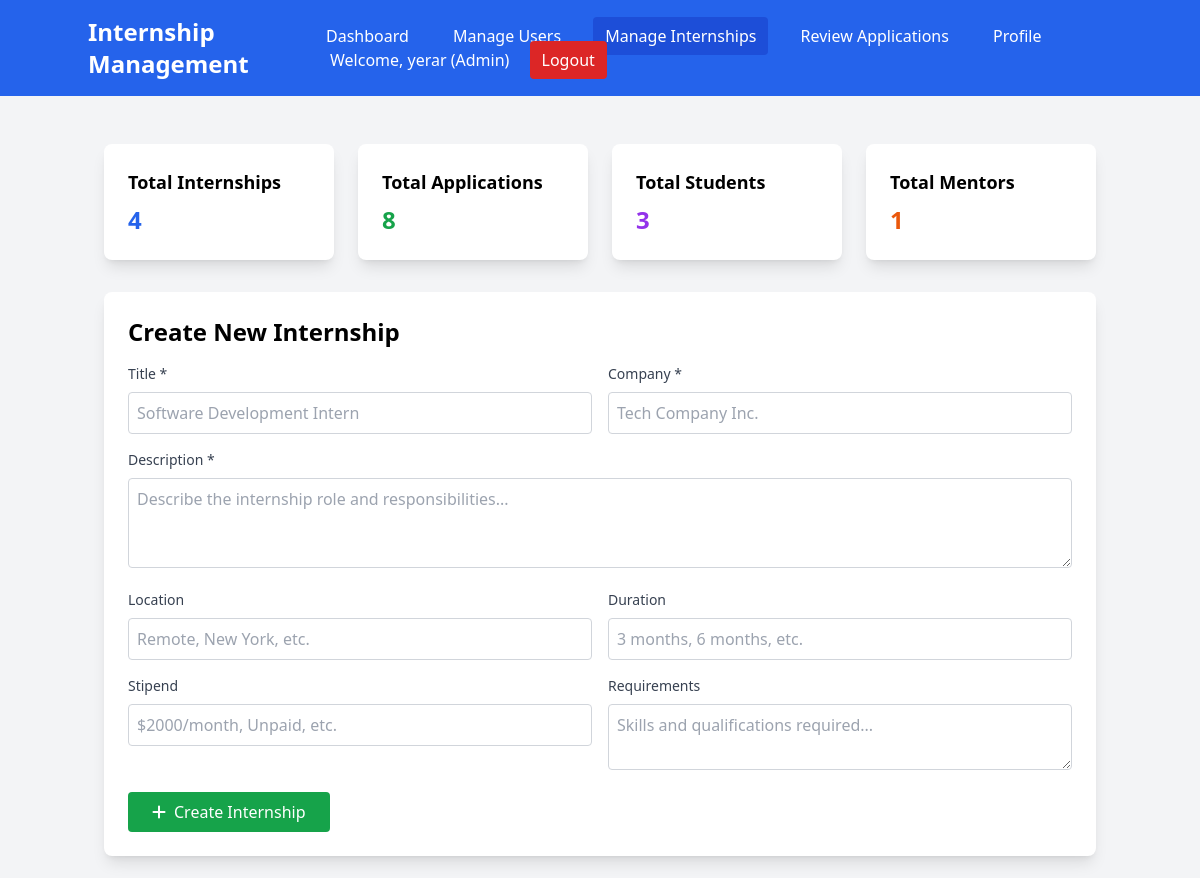
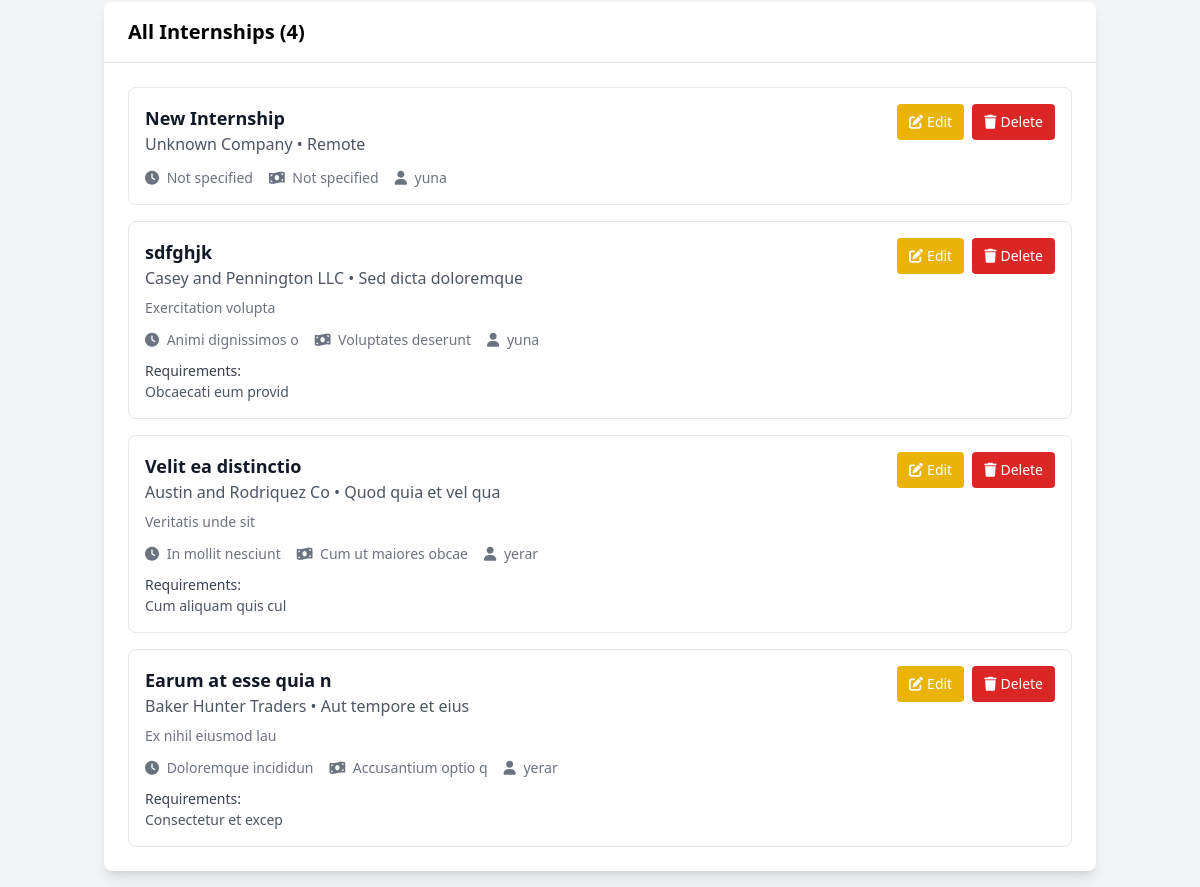
The page /admin/internships (signed in) on the database as committed earlier (2 pictures, top to bottom).
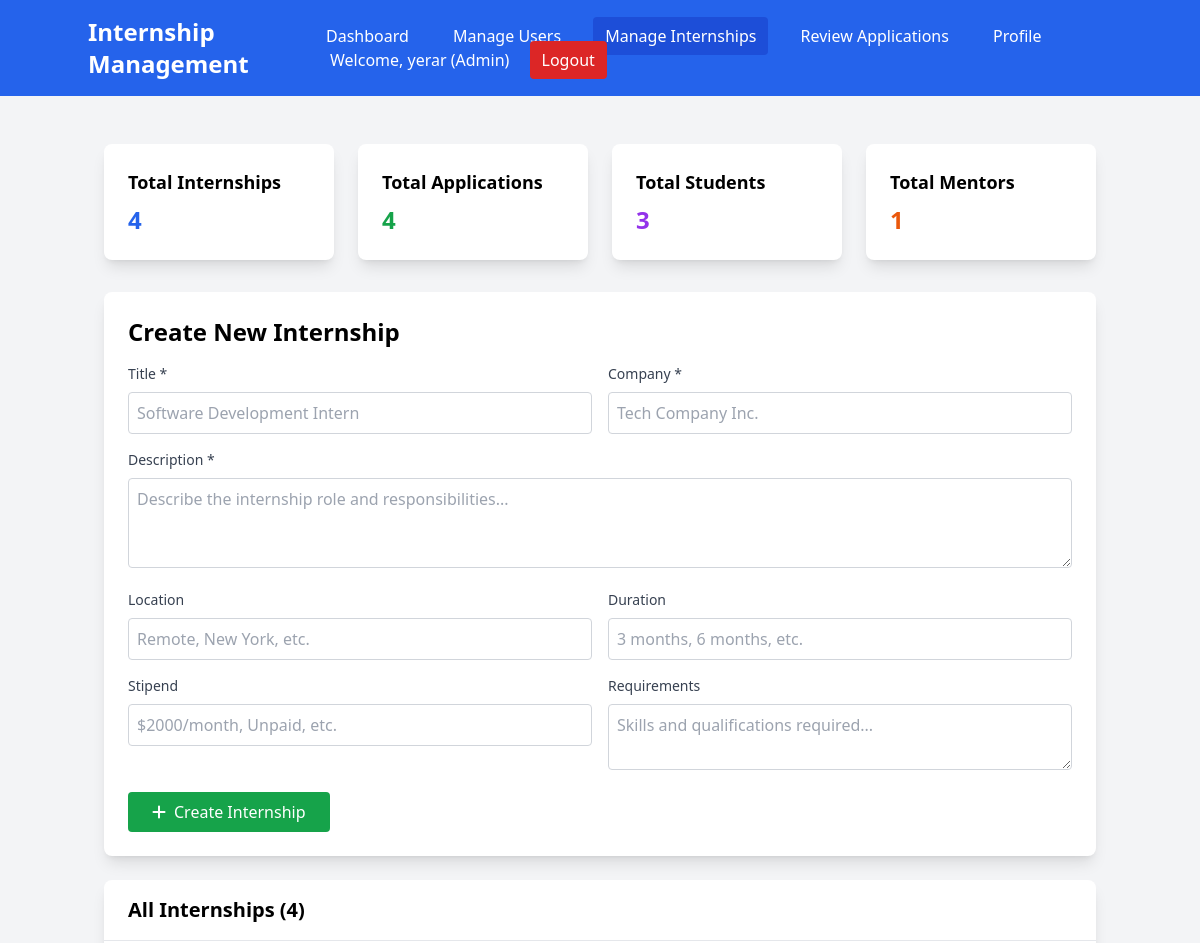
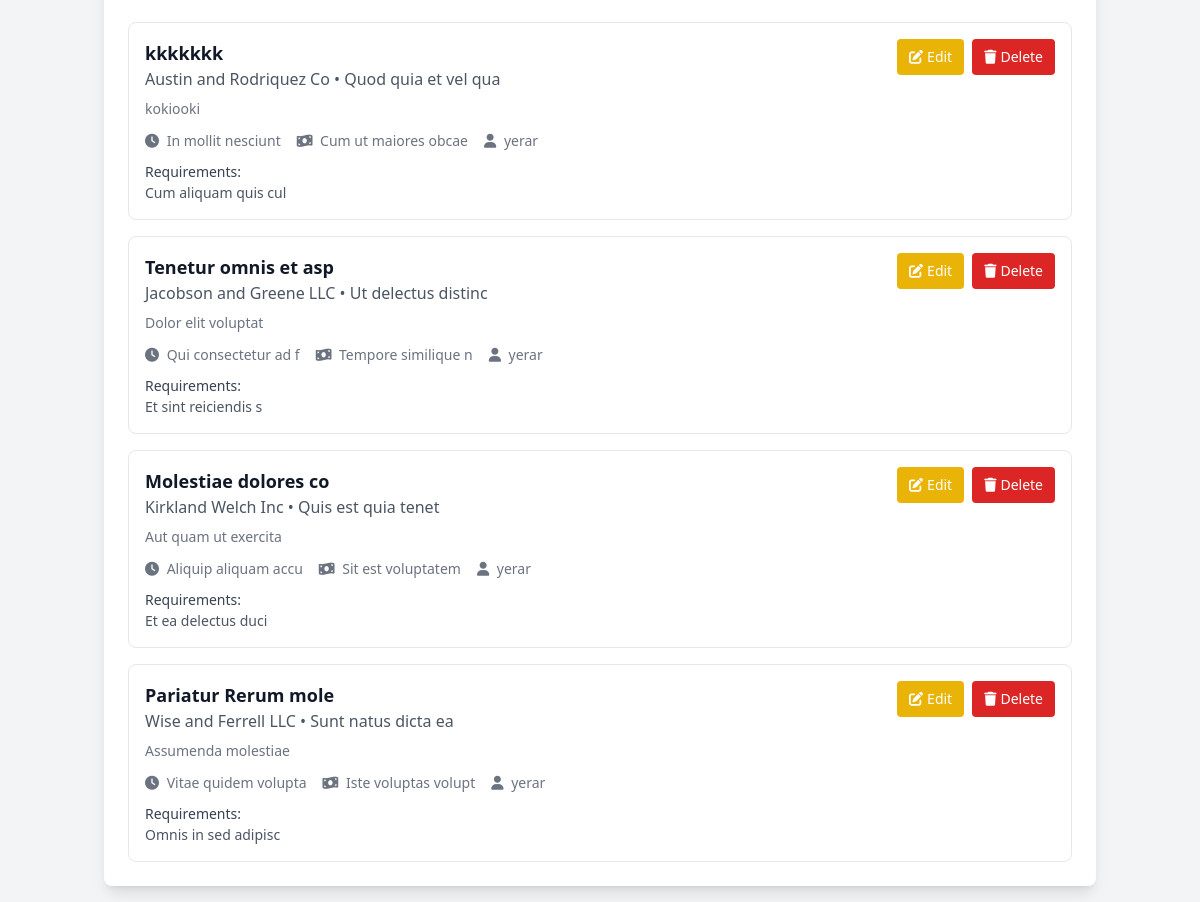
The same page on the database as committed later (2 pictures, top to bottom).
### models.py (models this page shows)
class User(Base):
    __tablename__ = "users"
    id = Column(Integer, primary_key=True, index=True)
    email = Column(String(255), unique=True, index=True, nullable=False)
    hashed_password = Column(String(255), nullable=False)
    full_name = Column(String(255), nullable=False)
    role = Column(Enum(UserRole), nullable=False, default=UserRole.STUDENT)
    phone = Column(String(20))
    department = Column(String(255))
    profile_picture = Column(String(500), default="default_avatar.png")
    created_at = Column(DateTime(timezone=True), server_default=func.now())
    is_active = Column(Boolean, default=True)
    created_internships = relationship("Internship", back_populates="creator")
    applications = relationship("InternshipApplication", back_populates="student")
    assigned_tasks = relationship("Task", foreign_keys="Task.student_id", back_populates="student")
    assigned_by_tasks = relationship("Task", foreign_keys="Task.assigned_by", back_populates="assigner")
    student_feedback = relationship("Feedback", foreign_keys="Feedback.student_id", back_populates="student")
    mentor_feedback = relationship("Feedback", foreign_keys="Feedback.mentor_id", back_populates="mentor")
    given_feedbacks = relationship("MentorFeedback", foreign_keys="MentorFeedback.mentor_id", back_populates="mentor")
    received_feedbacks = relationship("MentorFeedback", foreign_keys="MentorFeedback.student_id", back_populates="student")
    given_evaluations = relationship("Evaluation", foreign_keys="Evaluation.admin_id", back_populates="admin")
    received_evaluations = relationship("Evaluation", foreign_keys="Evaluation.student_id", back_populates="student")

class Internship(Base):
    __tablename__ = "internships"
    id = Column(Integer, primary_key=True, index=True)
    title = Column(String(255), nullable=False)
    description = Column(Text)
    company = Column(String(255), nullable=False)
    location = Column(String(255))
    duration = Column(String(100))
    stipend = Column(String(100))
    requirements = Column(Text)
    created_by = Column(Integer, ForeignKey("users.id"))
    created_at = Column(DateTime(timezone=True), server_default=func.now())
    is_active = Column(Boolean, default=True)
    deadline = Column(DateTime(timezone=True))
    creator = relationship("User", back_populates="created_internships")
    applications = relationship("InternshipApplication", back_populates="internship")
    tasks = relationship("Task", back_populates="internship")
    feedback = relationship("Feedback", back_populates="internship")
    mentor_feedbacks = relationship("MentorFeedback", back_populates="internship")
    evaluations = relationship("Evaluation", back_populates="internship")

### app.py (the view)
@app.get("/admin/internships", response_class=HTMLResponse)
async def admin_internships_page(request: Request, db: Session = Depends(get_db)):
    try:
        user = await get_current_user_from_cookie(request, db)
        user_role = user.role.value if hasattr(user.role, 'value') else user.role
        if user_role != "admin":
            return RedirectResponse("/dashboard?error=Access denied")
        internships = db.query(models.Internship).all()
        stats = crud.get_system_stats(db)
        return templates.TemplateResponse("admin_internships.html", {
            "request": request,
            "user": user,
            "internships": internships,
            "stats": stats
        })
    except Exception as e:
        print(f"Admin internships page error: {e}")
        return RedirectResponse("/login")

### templates/admin_internships.html (shortened to what this page needs)
<!DOCTYPE html>
<html>
<head>
    <script src="https://cdn.tailwindcss.com"></script>
    <link href="https://cdnjs.cloudflare.com/ajax/libs/font-awesome/6.0.0/css/all.min.css" rel="stylesheet">
</head>
<body class="bg-gray-100">
    <nav class="bg-blue-600 text-white p-4">
        <div class="container mx-auto flex justify-between items-center">
            <h1 class="text-2xl font-bold">Internship Management</h1>
            <div class="space-x-4">
                <a href="/admin/dashboard" class="hover:bg-blue-700 px-3 py-2 rounded">Dashboard</a>
                <a href="/admin/users" class="hover:bg-blue-700 px-3 py-2 rounded">Manage Users</a>
                <a href="/admin/internships" class="bg-blue-700 px-3 py-2 rounded">Manage Internships</a>
                <a href="/admin/applications" class="hover:bg-blue-700 px-3 py-2 rounded">Review Applications</a>
                <a href="/profile" class="hover:bg-blue-700 px-3 py-2 rounded">Profile</a>
                <span>Welcome, {{ user.full_name }} (Admin)</span>
                <a href="/logout" class="bg-red-600 hover:bg-red-700 px-3 py-2 rounded">Logout</a>
            </div>
        </div>
    </nav>
    <div class="container mx-auto mt-8 p-4">
        <div class="grid grid-cols-1 md:grid-cols-4 gap-6 mb-8">
            <div class="bg-white p-6 rounded-lg shadow-lg">
                <h3 class="text-lg font-semibold mb-2">Total Internships</h3>
                <p class="text-2xl font-bold text-blue-600">{{ internships|length }}</p>
            </div>
            <div class="bg-white p-6 rounded-lg shadow-lg">
                <h3 class="text-lg font-semibold mb-2">Total Applications</h3>
                <p class="text-2xl font-bold text-green-600">{{ stats.total_applications }}</p>
            </div>
            <div class="bg-white p-6 rounded-lg shadow-lg">
                <h3 class="text-lg font-semibold mb-2">Total Students</h3>
                <p class="text-2xl font-bold text-purple-600">{{ stats.total_students }}</p>
            </div>
            <div class="bg-white p-6 rounded-lg shadow-lg">
                <h3 class="text-lg font-semibold mb-2">Total Mentors</h3>
                <p class="text-2xl font-bold text-orange-600">{{ stats.total_mentors }}</p>
            </div>
        </div>
        <div class="bg-white rounded-lg shadow-lg p-6 mb-6">
            <h2 class="text-2xl font-bold mb-4">Create New Internship</h2>
            <form id="createForm" class="space-y-4">
                <div class="grid grid-cols-1 md:grid-cols-2 gap-4">
                    <div>
                        <label class="block text-sm font-medium text-gray-700 mb-2">Title *</label>
                        <input type="text" name="title" required class="w-full p-2 border border-gray-300 rounded" placeholder="Software Development Intern">
                    </div>
                    <div>
                        <label class="block text-sm font-medium text-gray-700 mb-2">Company *</label>
                        <input type="text" name="company" required class="w-full p-2 border border-gray-300 rounded" placeholder="Tech Company Inc.">
                    </div>
                </div>
                <div>
                    <label class="block text-sm font-medium text-gray-700 mb-2">Description *</label>
                    <textarea name="description" required rows="3" class="w-full p-2 border border-gray-300 rounded" placeholder="Describe the internship role and responsibilities..."></textarea>
                </div>
                <div class="grid grid-cols-1 md:grid-cols-2 gap-4">
                    <div>
                        <label class="block text-sm font-medium text-gray-700 mb-2">Location</label>
                        <input type="text" name="location" class="w-full p-2 border border-gray-300 rounded" placeholder="Remote, New York, etc.">
                    </div>
                    <div>
                        <label class="block text-sm font-medium text-gray-700 mb-2">Duration</label>
                        <input type="text" name="duration" class="w-full p-2 border border-gray-300 rounded" placeholder="3 months, 6 months, etc.">
                    </div>
                </div>
                <div class="grid grid-cols-1 md:grid-cols-2 gap-4">
                    <div>
                        <label class="block text-sm font-medium text-gray-700 mb-2">Stipend</label>
                        <input type="text" name="stipend" class="w-full p-2 border border-gray-300 rounded" placeholder="$2000/month, Unpaid, etc.">
                    </div>
                    <div>
                        <label class="block text-sm font-medium text-gray-700 mb-2">Requirements</label>
                        <textarea name="requirements" rows="2" class="w-full p-2 border border-gray-300 rounded" placeholder="Skills and qualifications required..."></textarea>
                    </div>
                </div>
                <button type="button" onclick="createInternship()" class="bg-green-600 text-white px-6 py-2 rounded hover:bg-green-700">
                    <i class="fas fa-plus mr-2"></i>Create Internship
                </button>
            </form>
        </div>
        <div class="bg-white rounded-lg shadow-lg">
            <div class="px-6 py-4 border-b border-gray-200">
                <h2 class="text-xl font-semibold">All Internships ({{ internships|length }})</h2>
            </div>
            <div class="p-6">
                {% if internships %}
                <div class="space-y-4">
                    {% for internship in internships %}
                    <div class="border border-gray-200 rounded-lg p-4" id="internship-{{ internship.id }}">
                        <div class="flex justify-between items-start">
                            <div class="flex-1">
                                <h3 class="text-lg font-semibold text-gray-900">{{ internship.title }}</h3>
                                <p class="text-gray-600">{{ internship.company }} • {{ internship.location or 'Remote' }}</p>
                                <p class="text-sm text-gray-500 mt-2">{{ internship.description }}</p>
                                <div class="flex items-center mt-3 space-x-4 text-sm text-gray-500">
                                    <span><i class="fas fa-clock mr-1"></i> {{ internship.duration or 'Not specified' }}</span>
                                    <span><i class="fas fa-money-bill-wave mr-1"></i> {{ internship.stipend or 'Not specified' }}</span>
                                    <span><i class="fas fa-user mr-1"></i> {{ internship.creator.full_name if internship.creator else 'Unknown' }}</span>
                                </div>
                                {% if internship.requirements %}
                                <div class="mt-2">
                                    <span class="text-sm font-medium text-gray-700">Requirements:</span>
                                    <p class="text-sm text-gray-600">{{ internship.requirements }}</p>
                                </div>
                                {% endif %}
                            </div>
                            <div class="flex space-x-2 ml-4">
                                <button onclick="editInternship('{{ internship.id }}')"
                                    class="bg-yellow-500 text-white px-3 py-2 rounded text-sm hover:bg-yellow-600 transition">
                                    <i class="fas fa-edit mr-1"></i>Edit
                                </button>
                                <button onclick="deleteInternship('{{ internship.id }}')"
                                    class="bg-red-600 text-white px-3 py-2 rounded text-sm hover:bg-red-700 transition">
                                    <i class="fas fa-trash mr-1"></i>Delete
                                </button>
                            </div>
                        </div>
                    </div>
                    {% endfor %}
                </div>
                {% else %}
                <div class="text-center py-8">
                    <i class="fas fa-briefcase text-gray-400 text-4xl mb-4"></i>
                    <p class="text-gray-500 text-lg">No internships found.</p>
                    <p class="text-gray-400">Create your first internship using the form above.</p>
                </div>
                {% endif %}
            </div>
        </div>
    </div>
</body>
</html>

Rows that differ between the two databases and show on the page:
removed Internship: title "New Internship", company "Unknown Company", location "Remote", duration "Not specified", stipend "Not specified", creator "yuna"
removed Internship: title "sdfghjk", company "Casey and Pennington LLC", location "Sed dicta doloremque", description "Exercitation volupta", duration "Animi dignissimos o", stipend "Voluptates deserunt", creator "yuna", requirements "Obcaecati eum provid"
removed Internship: title "Earum at esse quia n", company "Baker Hunter Traders", location "Aut tempore et eius", description "Ex nihil eiusmod lau", duration "Doloremque incididun", stipend "Accusantium optio q", creator "yerar", requirements "Consectetur et excep"
changed Internship "Austin and Rodriquez Co": title "Velit ea distinctio" → "kkkkkkk"; description "Veritatis unde sit" → "kokiooki"
added Internship: title "Tenetur omnis et asp", company "Jacobson and Greene LLC", location "Ut delectus distinc", description "Dolor elit voluptat", duration "Qui consectetur ad f", stipend "Tempore similique n", creator "yerar", requirements "Et sint reiciendis s"
added Internship: title "Molestiae dolores co", company "Kirkland Welch Inc", location "Quis est quia tenet", description "Aut quam ut exercita", duration "Aliquip aliquam accu", stipend "Sit est voluptatem", creator "yerar", requirements "Et ea delectus duci"
added Internship: title "Pariatur Rerum mole", company "Wise and Ferrell LLC", location "Sunt natus dicta ea", description "Assumenda molestiae", duration "Vitae quidem volupta", stipend "Iste voluptas volupt", creator "yerar", requirements "Omnis in sed adipisc"
Other text that changed with them:
{{ stats.total_applications }}: "8" → "4"
